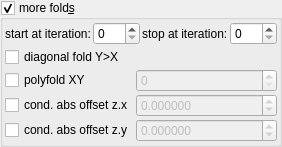
    <widget class="MyGroupBox" name="groupCheck_transf_function_enabled_false">
     <property name="toolTip">
      <string/>
     </property>
     <property name="title">
      <string>more fold&amp;s</string>
     </property>
     <property name="checkable">
      <bool>true</bool>
     </property>
     <layout class="QVBoxLayout" name="verticalLayout_33" stretch="0,0">
      <property name="spacing">
       <number>2</number>
      </property>
      <property name="leftMargin">
       <number>2</number>
      </property>
      <property name="topMargin">
       <number>2</number>
      </property>
      <property name="rightMargin">
       <number>2</number>
      </property>
      <property name="bottomMargin">
       <number>2</number>
      </property>
      <item>
       <layout class="QHBoxLayout" name="horizontalLayout_29" stretch="0,1,0,1">
        <item>
         <widget class="QLabel" name="label_109">
          <property name="text">
           <string>start at iteration:</string>
          </property>
         </widget>
        </item>
        <item>
         <widget class="MySpinBox" name="spinboxInt_transf_start_iterations">
          <property name="sizePolicy">
           <sizepolicy hsizetype="Minimum" vsizetype="Maximum">
            <horstretch>0</horstretch>
            <verstretch>0</verstretch>
           </sizepolicy>
          </property>
          <property name="minimum">
           <number>0</number>
          </property>
          <property name="maximum">
           <number>999</number>
          </property>
          <property name="value">
           <number>0</number>
          </property>
         </widget>
        </item>
        <item>
         <widget class="QLabel" name="label_81">
          <property name="text">
           <string>stop at iteration:</string>
          </property>
         </widget>
        </item>
        <item>
         <widget class="MySpinBox" name="spinboxInt_transf_stop_iterations">
          <property name="sizePolicy">
           <sizepolicy hsizetype="Preferred" vsizetype="Maximum">
            <horstretch>0</horstretch>
            <verstretch>0</verstretch>
           </sizepolicy>
          </property>
          <property name="maximum">
           <number>999</number>
          </property>
         </widget>
        </item>
       </layout>
      </item>
      <item>
       <layout class="QGridLayout" name="gridLayout_9" columnstretch="0,1">
        <property name="spacing">
         <number>2</number>
        </property>
        <item row="2" column="0">
         <widget class="MyCheckBox" name="checkBox_transf_function_enabledM_false">
          <property name="text">
           <string notr="true">cond. abs offset z.x</string>
          </property>
         </widget>
        </item>
        <item row="2" column="1">
         <widget class="MyDoubleSpinBox" name="spinbox_transf_offsetC_0">
          <property name="enabled">
           <bool>false</bool>
          </property>
          <property name="sizePolicy">
           <sizepolicy hsizetype="Minimum" vsizetype="Maximum">
            <horstretch>0</horstretch>
            <verstretch>0</verstretch>
           </sizepolicy>
          </property>
          <property name="prefix">
           <string/>
          </property>
          <property name="suffix">
           <string/>
          </property>
          <property name="decimals">
           <number>6</number>
          </property>
          <property name="minimum">
           <double>-99.989999999999995</double>
          </property>
          <property name="maximum">
           <double>99.989999999999995</double>
          </property>
          <property name="singleStep">
           <double>0.100000000000000</double>
          </property>
         </widget>
        </item>
        <item row="1" column="0">
         <widget class="MyCheckBox" name="checkBox_transf_function_enabledP_false">
          <property name="font">
           <font>
            <weight>50</weight>
            <bold>false</bold>
           </font>
          </property>
          <property name="text">
           <string>polyfold XY</string>
          </property>
         </widget>
        </item>
        <item row="1" column="1">
         <widget class="MySpinBox" name="spinboxInt_transf_int8_X">
          <property name="enabled">
           <bool>false</bool>
          </property>
          <property name="sizePolicy">
           <sizepolicy hsizetype="Minimum" vsizetype="Maximum">
            <horstretch>0</horstretch>
            <verstretch>0</verstretch>
           </sizepolicy>
          </property>
          <property name="maximum">
           <number>999</number>
          </property>
         </widget>
        </item>
        <item row="3" column="0">
         <widget class="MyCheckBox" name="checkBox_transf_function_enabledD_false">
          <property name="enabled">
           <bool>true</bool>
          </property>
          <property name="text">
           <string notr="true">cond. abs offset z.y</string>
          </property>
         </widget>
        </item>
        <item row="3" column="1">
         <widget class="MyDoubleSpinBox" name="spinbox_transf_offsetD_0">
          <property name="enabled">
           <bool>false</bool>
          </property>
          <property name="sizePolicy">
           <sizepolicy hsizetype="Minimum" vsizetype="Maximum">
            <horstretch>0</horstretch>
            <verstretch>0</verstretch>
           </sizepolicy>
          </property>
          <property name="prefix">
           <string/>
          </property>
          <property name="suffix">
           <string/>
          </property>
          <property name="decimals">
           <number>6</number>
          </property>
          <property name="minimum">
           <double>-99.989999999999995</double>
          </property>
          <property name="maximum">
           <double>99.989999999999995</double>
          </property>
          <property name="singleStep">
           <double>0.100000000000000</double>
          </property>
         </widget>
        </item>
        <item row="0" column="0">
         <widget class="MyCheckBox" name="checkBox_transf_function_enabledCx_false">
          <property name="text">
           <string notr="true">diagonal fold Y&gt;X</string>
          </property>
         </widget>
        </item>
       </layout>
      </item>
     </layout>
    </widget>
